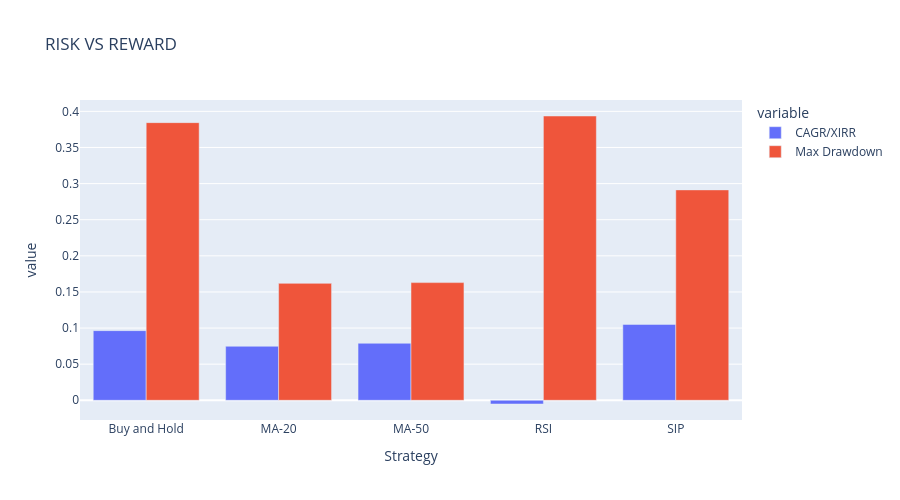

The notebook cell saved with this chart:
### Code cell
px.bar(comparison_df,
       x='Strategy',
       y=['CAGR/XIRR','Max Drawdown'],
       barmode='group',
      height=500,
      title="RISK VS REWARD" )

### Figure 1 — Plotly figure (JSON) as saved in the notebook; plotly's stock layout.template omitted (floating-point values rounded to 4 significant figures)
{"data": [{"alignmentgroup": "True", "hovertemplate": "variable=CAGR/XIRR<br>Strategy=%{x}<br>value=%{y}<extra></extra>", "legendgroup": "CAGR/XIRR", "marker": {"color": "#636efa", "pattern": {"shape": ""}}, "name": "CAGR/XIRR", "offsetgroup": "CAGR/XIRR", "orientation": "v", "showlegend": true, "textposition": "auto", "type": "bar", "x": ["Buy and Hold", "MA-20", "MA-50", "RSI", "SIP"], "xaxis": "x", "y": [0.09644, 0.07479, 0.07894, -0.005142, 0.105], "yaxis": "y"}, {"alignmentgroup": "True", "hovertemplate": "variable=Max Drawdown<br>Strategy=%{x}<br>value=%{y}<extra></extra>", "legendgroup": "Max Drawdown", "marker": {"color": "#EF553B", "pattern": {"shape": ""}}, "name": "Max Drawdown", "offsetgroup": "Max Drawdown", "orientation": "v", "showlegend": true, "textposition": "auto", "type": "bar", "x": ["Buy and Hold", "MA-20", "MA-50", "RSI", "SIP"], "xaxis": "x", "y": [0.3844, 0.1619, 0.1629, 0.3936, 0.2913], "yaxis": "y"}], "layout": {"barmode": "group", "height": 500, "legend": {"title": {"text": "variable"}, "tracegroupgap": 0}, "title": {"text": "RISK VS REWARD"}, "xaxis": {"anchor": "y", "domain": [0, 1], "title": {"text": "Strategy"}}, "yaxis": {"anchor": "x", "domain": [0, 1], "title": {"text": "value"}}}}
